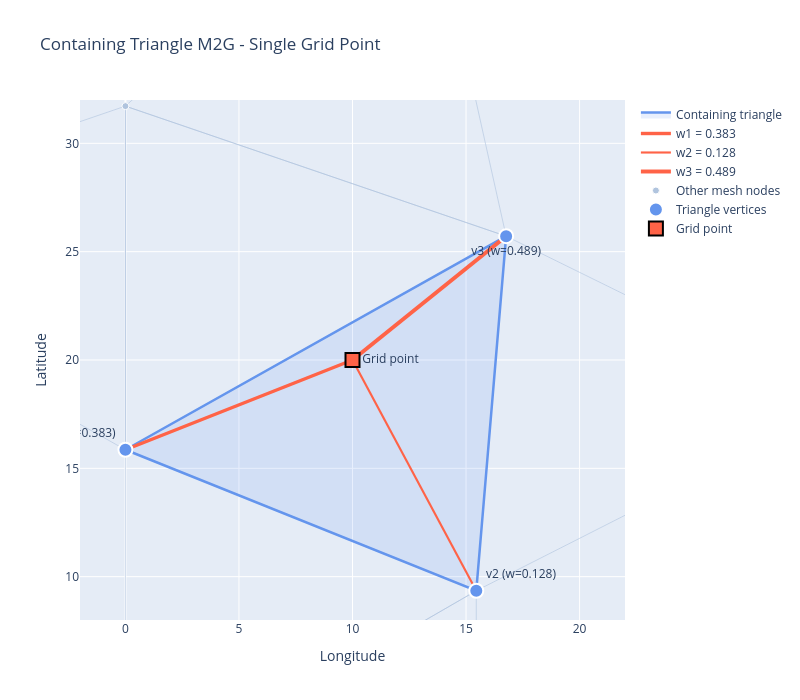

The notebook cell this image was saved under:
### Markdown cell above
## 4. Containing Triangle M2G Triangle M2G

Each grid point connects to the 3 vertices of its containing mesh triangle. Edge weights are barycentric coordinates — they sum to 1 and line thickness is proportional to weight.

### Code cell
from scipy.spatial import cKDTree

vertices, faces = generate_icosahedral_mesh(refinement_level=2)
lat_lon = cartesian_to_lat_lon(vertices)
lat, lon = lat_lon[:, 0], lat_lon[:, 1]

target_lat, target_lon = 20.0, 10.0
target_xyz = lat_lon_to_cartesian(np.array([target_lat]), np.array([target_lon]))

face_centroids = vertices[faces].mean(axis=1)
face_centroids /= np.linalg.norm(face_centroids, axis=1, keepdims=True)
tree = cKDTree(face_centroids)

_, near = tree.query(target_xyz, k=8)
containing_face, bary = None, None
for fi in near[0]:
    v1, v2, v3 = faces[fi]
    w = barycentric_coordinates(target_xyz[0], vertices[v1], vertices[v2], vertices[v3])
    if w is not None and w.min() >= -1e-6:
        containing_face, bary = fi, w / w.sum()
        break

if containing_face is None:
    containing_face = near[0][0]
    v1, v2, v3 = faces[containing_face]
    bary = barycentric_coordinates(
        target_xyz[0], vertices[v1], vertices[v2], vertices[v3]
    )
    bary = np.clip(bary, 0, None)
    bary /= bary.sum()

tri_verts = list(faces[containing_face])
tri_lats, tri_lons = lat[tri_verts], lon[tri_verts]

_, nearby_faces = tree.query(face_centroids[containing_face : containing_face + 1], k=7)
context_nodes = set()
for fi in nearby_faces[0]:
    for ni in faces[fi]:
        context_nodes.add(ni)
context_nodes -= set(tri_verts)

fig = go.Figure()
for fi in nearby_faces[0]:
    if fi == containing_face:
        continue
    fv = faces[fi]
    flats, flons = lat[fv], lon[fv]
    if np.max(flons) - np.min(flons) > 90:
        continue
    fig.add_trace(
        go.Scatter(
            x=list(flons) + [flons[0]],
            y=list(flats) + [flats[0]],
            mode="lines",
            line=dict(color="lightsteelblue", width=1),
            opacity=0.6,
            showlegend=False,
            hoverinfo="skip",
        )
    )

fig.add_trace(
    go.Scatter(
        x=list(tri_lons) + [tri_lons[0]],
        y=list(tri_lats) + [tri_lats[0]],
        mode="lines",
        fill="toself",
        fillcolor="rgba(100,149,237,0.15)",
        line=dict(color="cornflowerblue", width=2.5),
        name="Containing triangle",
    )
)
for vi, (node_idx, w) in enumerate(zip(tri_verts, bary)):
    fig.add_trace(
        go.Scatter(
            x=[target_lon, lon[node_idx]],
            y=[target_lat, lat[node_idx]],
            mode="lines",
            line=dict(color="tomato", width=1.5 + 5.0 * float(w)),
            name=f"w{vi+1} = {w:.3f}",
        )
    )
fig.add_trace(
    go.Scatter(
        x=lon[list(context_nodes)],
        y=lat[list(context_nodes)],
        mode="markers",
        marker=dict(size=7, color="lightsteelblue", line=dict(color="white", width=1)),
        name="Other mesh nodes",
    )
)
fig.add_trace(
    go.Scatter(
        x=tri_lons,
        y=tri_lats,
        mode="markers+text",
        marker=dict(size=14, color="cornflowerblue", line=dict(color="white", width=2)),
        text=[
            f"v1 (w={bary[0]:.3f})",
            f"v2 (w={bary[1]:.3f})",
            f"v3 (w={bary[2]:.3f})",
        ],
        textposition=["top left", "top right", "bottom center"],
        textfont=dict(size=12),
        name="Triangle vertices",
    )
)
fig.add_trace(
    go.Scatter(
        x=[target_lon],
        y=[target_lat],
        mode="markers+text",
        marker=dict(
            size=14, color="tomato", symbol="square", line=dict(color="black", width=2)
        ),
        text=["Grid point"],
        textposition="middle right",
        name="Grid point",
    )
)
pad = 12
fig.update_layout(
    title="Containing Triangle M2G - Single Grid Point",
    xaxis_title="Longitude",
    yaxis_title="Latitude",
    xaxis=dict(range=[target_lon - pad, target_lon + pad]),
    yaxis=dict(range=[target_lat - pad, target_lat + pad]),
    width=800,
    height=700,
)

### Figure 1 — Plotly figure (JSON) as saved in the notebook; plotly's stock layout.template omitted (floating-point values rounded to 4 significant figures)
{"data": [{"hoverinfo": "skip", "line": {"color": "lightsteelblue", "width": 1}, "mode": "lines", "opacity": 0.6, "showlegend": false, "type": "scatter", "x": [0, 0, 16.77, 0], "y": [31.72, 15.86, 25.71, 31.72]}, {"hoverinfo": "skip", "line": {"color": "lightsteelblue", "width": 1}, "mode": "lines", "opacity": 0.6, "showlegend": false, "type": "scatter", "x": [16.77, 15.45, 31.72, 16.77], "y": [25.71, 9.35, 18.0, 25.71]}, {"hoverinfo": "skip", "line": {"color": "lightsteelblue", "width": 1}, "mode": "lines", "opacity": 0.6, "showlegend": false, "type": "scatter", "x": [0, 0, 15.45, 0], "y": [15.86, 0, 9.35, 15.86]}, {"hoverinfo": "skip", "line": {"color": "lightsteelblue", "width": 1}, "mode": "lines", "opacity": 0.6, "showlegend": false, "type": "scatter", "x": [16.77, 12.89, 0, 16.77], "y": [25.71, 43.93, 31.72, 25.71]}, {"hoverinfo": "skip", "line": {"color": "lightsteelblue", "width": 1}, "mode": "lines", "opacity": 0.6, "showlegend": false, "type": "scatter", "x": [-16.77, 0, 0, -16.77], "y": [25.71, 15.86, 31.72, 25.71]}, {"hoverinfo": "skip", "line": {"color": "lightsteelblue", "width": 1}, "mode": "lines", "opacity": 0.6, "showlegend": false, "type": "scatter", "x": [0, 15.45, 15.45, 0], "y": [0, -9.35, 9.35, 0]}, {"fill": "toself", "fillcolor": "rgba(100,149,237,0.15)", "line": {"color": "cornflowerblue", "width": 2.5}, "mode": "lines", "name": "Containing triangle", "type": "scatter", "x": [0, 15.45, 16.77, 0], "y": [15.86, 9.35, 25.71, 15.86]}, {"line": {"color": "tomato", "width": 3.414}, "mode": "lines", "name": "w1 = 0.383", "type": "scatter", "x": [10, 0], "y": [20, 15.86]}, {"line": {"color": "tomato", "width": 2.14}, "mode": "lines", "name": "w2 = 0.128", "type": "scatter", "x": [10, 15.45], "y": [20, 9.35]}, {"line": {"color": "tomato", "width": 3.945}, "mode": "lines", "name": "w3 = 0.489", "type": "scatter", "x": [10, 16.77], "y": [20, 25.71]}, {"marker": {"color": "lightsteelblue", "line": {"color": "white", "width": 1}, "size": 7}, "mode": "markers", "name": "Other mesh nodes", "type": "scatter", "x": [0.0, -16.77, 0.0, 12.89, 15.45, 31.72], "y": [0.0, 25.71, 31.72, 43.93, -9.35, 18.0]}, {"marker": {"color": "cornflowerblue", "line": {"color": "white", "width": 2}, "size": 14}, "mode": "markers+text", "name": "Triangle vertices", "text": ["v1 (w=0.383)", "v2 (w=0.128)", "v3 (w=0.489)"], "textfont": {"size": 12}, "textposition": ["top left", "top right", "bottom center"], "type": "scatter", "x": [0.0, 15.45, 16.77], "y": [15.86, 9.35, 25.71]}, {"marker": {"color": "tomato", "line": {"color": "black", "width": 2}, "size": 14, "symbol": "square"}, "mode": "markers+text", "name": "Grid point", "text": ["Grid point"], "textposition": "middle right", "type": "scatter", "x": [10], "y": [20]}], "layout": {"height": 700, "title": {"text": "Containing Triangle M2G - Single Grid Point"}, "width": 800, "xaxis": {"range": [-2, 22], "title": {"text": "Longitude"}}, "yaxis": {"range": [8, 32], "title": {"text": "Latitude"}}}}
